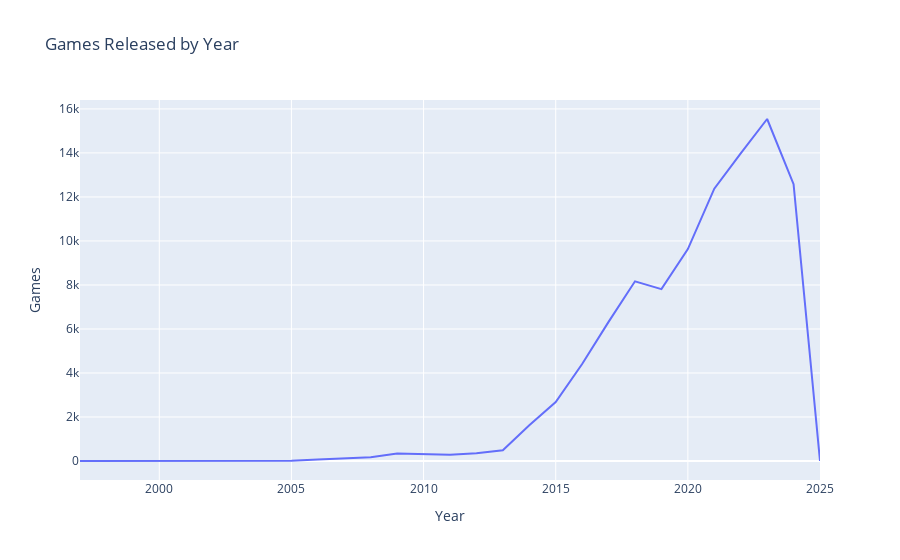

Here is the notebook cell this chart was saved with:
### Code cell
# Count games per year
year_count = df['Year'].value_counts().reset_index()
year_count.columns = ['Year', 'Count']
year_count = year_count.sort_values('Year')

# Plot
fig2 = px.line(
    year_count,
    x='Year',
    y='Count',
    title=' Games Released by Year',
    labels={'Count': 'Number of Games', 'Year': 'Release Year'}
)
fig2.update_layout(xaxis_title="Year", yaxis_title="Games")
fig2.show()

### Figure 1 — Plotly figure (JSON) as saved in the notebook; plotly's stock layout.template omitted (floating-point values rounded to 4 significant figures)
{"data": [{"hovertemplate": "Release Year=%{x}<br>Number of Games=%{y}<extra></extra>", "legendgroup": "", "line": {"color": "#636efa", "dash": "solid"}, "marker": {"symbol": "circle"}, "mode": "lines", "name": "", "orientation": "v", "showlegend": false, "type": "scatter", "x": [1997, 1998, 1999, 2000, 2001, 2002, 2003, 2004, 2005, 2006, 2007, 2008, 2009, 2010, 2011, 2012, 2013, 2014, 2015, 2016, 2017, 2018, 2019, 2020, 2021, 2022, 2023, 2024, 2025], "xaxis": "x", "y": [2, 1, 3, 2, 4, 1, 3, 7, 7, 69, 109, 176, 339, 300, 286, 356, 490, 1627, 2683, 4407, 6324, 8166, 7810, 9631, 12374, 13979, 15542, 12579, 2], "yaxis": "y"}], "layout": {"legend": {"tracegroupgap": 0}, "title": {"text": " Games Released by Year"}, "xaxis": {"anchor": "y", "domain": [0, 1], "title": {"text": "Year"}}, "yaxis": {"anchor": "x", "domain": [0, 1], "title": {"text": "Games"}}}}
